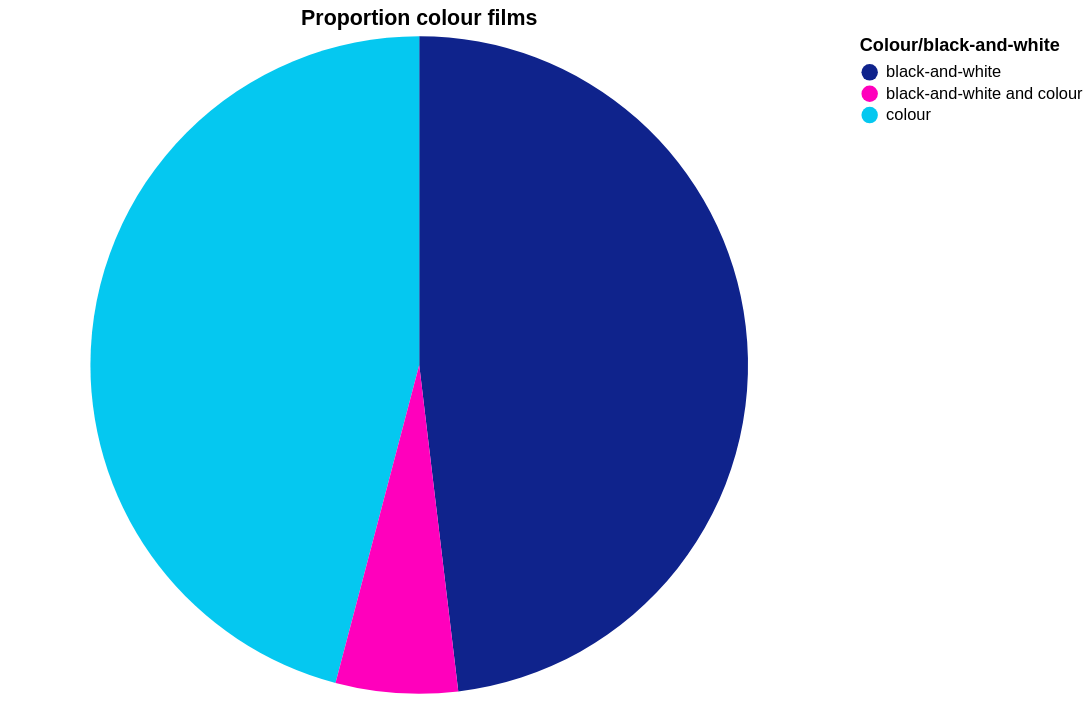

Vega-Lite specification stored for this chart:
### Vega-Lite specification from a JSON file in a GitHub repository (floating-point values rounded to 4 significant figures)
{"$schema": "https://vega.github.io/schema/vega-lite/v5.json", "title": "Proportion colour films", "description": "Proportion of films in colour and films in black-and-white", "width": 500, "height": 400, "data": {"values": [{"Colour": "black-and-white", "Number of films": 2207, "color": "#0F238C"}, {"Colour": "colour", "Number of films": 2106, "color": "#05c8f0"}, {"Colour": "black-and-white and colour", "Number of films": 275, "color": "#ff00bc"}]}, "mark": {"type": "arc", "tooltip": true}, "encoding": {"color": {"field": "Colour", "title": "Colour/black-and-white", "type": "nominal", "scale": {"range": {"field": "color"}}}, "theta": {"field": "Number of films", "type": "quantitative", "title": "Number of films"}}, "config": {"countTitle": "Count", "axisX": {"labelAngle": -40, "titleColor": "grey", "labelColor": "grey"}, "axisY": {"titleColor": "grey", "labelColor": "grey"}}}
